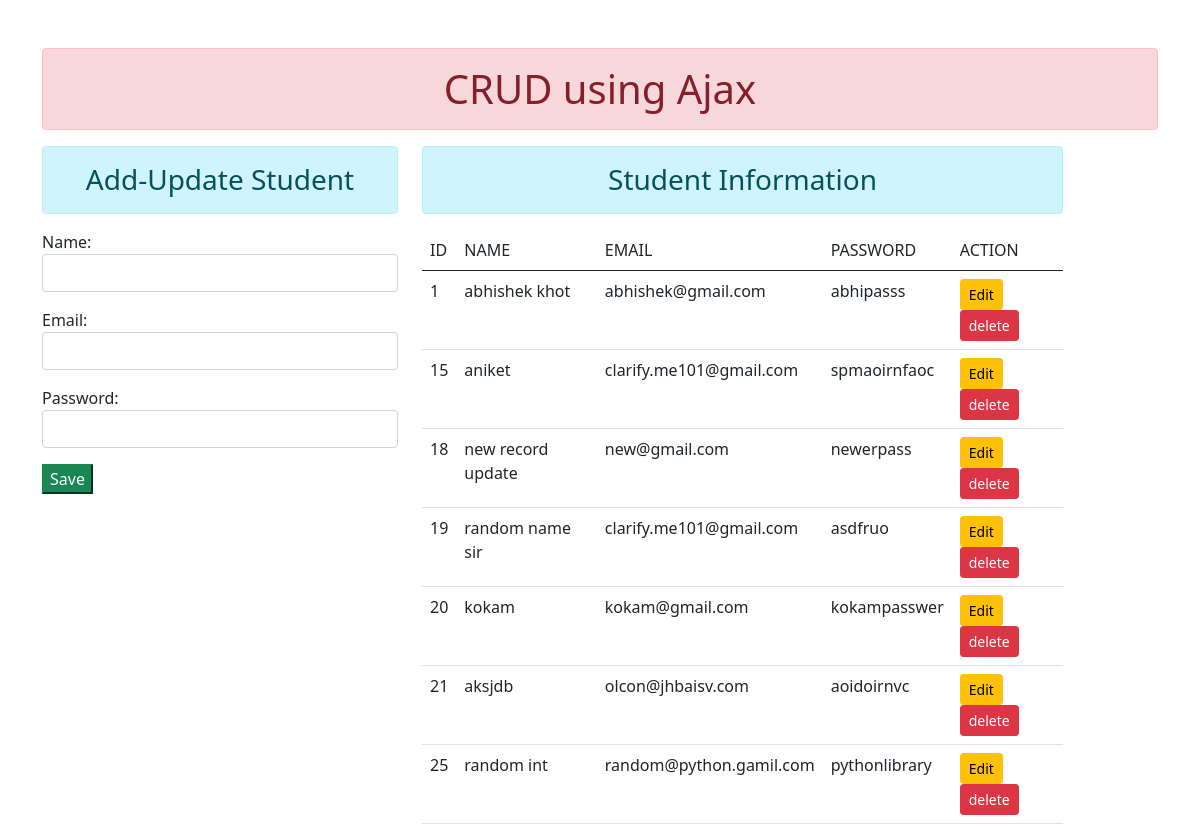
Before: / with the older database file.
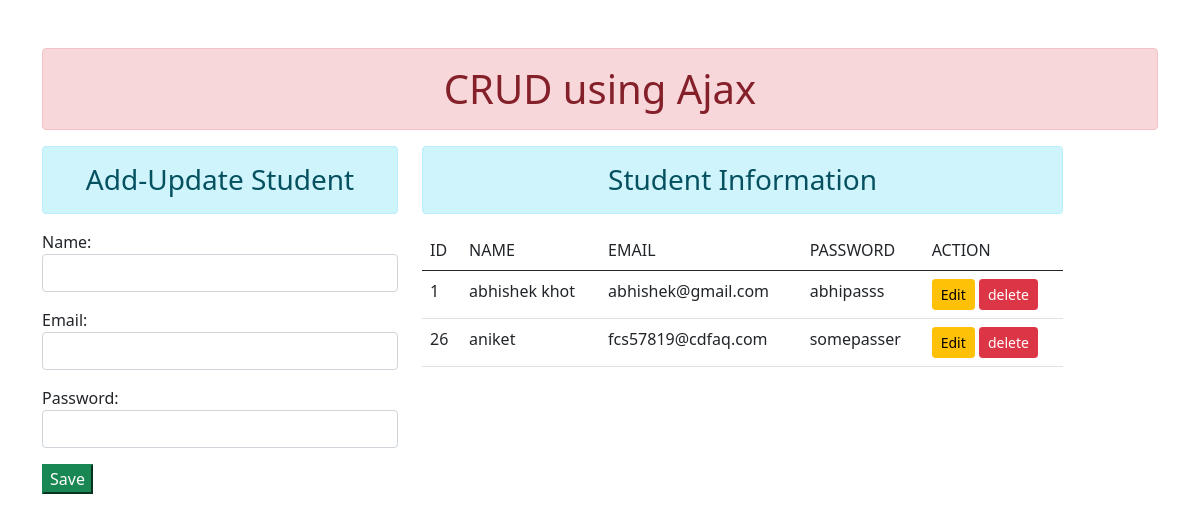
After: the same page with the newer database file.
### enroll/models.py (models this page shows, shortened)
class User(models.Model):
    name = models.CharField(max_length=70)
    email = models.CharField(max_length=120)
    password = models.CharField(max_length=100)

### enroll/views.py (the view)
# urls.py: 2. Add a URL to urlpatterns:  path('', views.home, name='home')
def home(request):
    context = {
        'form':StudentRegistration(),
        'students': User.objects.all()
    }
    return render(request, 'enroll/home.html', context)

### enroll/forms.py
class StudentRegistration(forms.ModelForm):
    class Meta:
        model = User
        fields = ['name', 'email', 'password']
        widgets = {
            'name' : forms.TextInput(attrs={'class':'form-control', 'id': 'name_id'}),
            'email' : forms.EmailInput(attrs={'class':'form-control', 'id': 'email_id'}),
            'password' : forms.PasswordInput(attrs={'class':'form-control', 'id' : 'password_id'})
        }

### enroll/templates/enroll/home.html (shortened to what this page needs)
{% load static %}
<!DOCTYPE html>
<html lang="en">
<head>
    <link rel="stylesheet" href="{% static 'enroll/css/bootstrap.css' %}">
</head>
<body>
    <div class="container mt-5">
        <h1 class="text-center alert alert-danger">CRUD using Ajax</h1>
        <div class="row">
            <div class="col-sm-4">
                <h3 class="text-center alert alert-info">Add-Update Student</h3>
                <form action="" method="POST">
                    {{form.as_p}}
                    <input class="'btn btn-success" id="btnsave" type="button" value="Save">
                </form>
            </div>
            <div class="col-sm-7">
                <h3 class="text-center alert alert-info">Student Information</h3>
                <table class="table table-hover">
                    <thead>
                        <tr>
                            <td scope="col">ID</td>
                            <td scope="col">NAME</td>
                            <td scope="col">EMAIL</td>
                            <td scope="col">PASSWORD</td>
                            <td scope="col">ACTION</td>
                        </tr>
                    </thead>
                    <tbody id="tbody">
                        {% for stu in students %}
                        <tr>
                            <td>{{stu.id}}</td>
                            <td>{{stu.name}}</td>
                            <td>{{stu.email}}</td>
                            <td>{{stu.password}}</td>
                            <td>
                                <input class="btn btn-sm btn-warning btn-edit mr-1" type="button" data-sid="{{stu.id}}" value="Edit">
                                <input class="btn btn-sm btn-danger btn-del ml-1" type="button" data-sid="{{stu.id}}" value="delete">
                            </td>
                        </tr>
                        {% endfor %}
                    </tbody>
                </table>
            </div>
        </div>
    </div>
</body>
</html>

Changed rows visible on the page:
removed User: id "15", name "aniket", email "clarify.me101@gmail.com", password "spmaoirnfaoc"
removed User: id "18", name "new record update", email "new@gmail.com", password "newerpass"
removed User: id "19", name "random name sir", email "clarify.me101@gmail.com", password "asdfruo"
removed User: id "20", name "kokam", email "kokam@gmail.com", password "kokampasswer"
removed User: id "21", name "aksjdb", email "olcon@jhbaisv.com", password "aoidoirnvc"
removed User: id "25", name "random int", email "random@python.gamil.com", password "pythonlibrary"
added User: id "26", name "aniket", email "fcs57819@cdfaq.com", password "somepasser"
